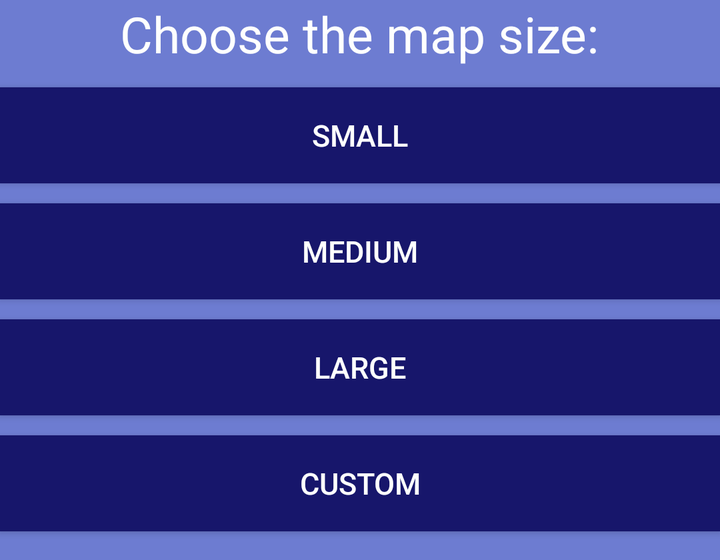
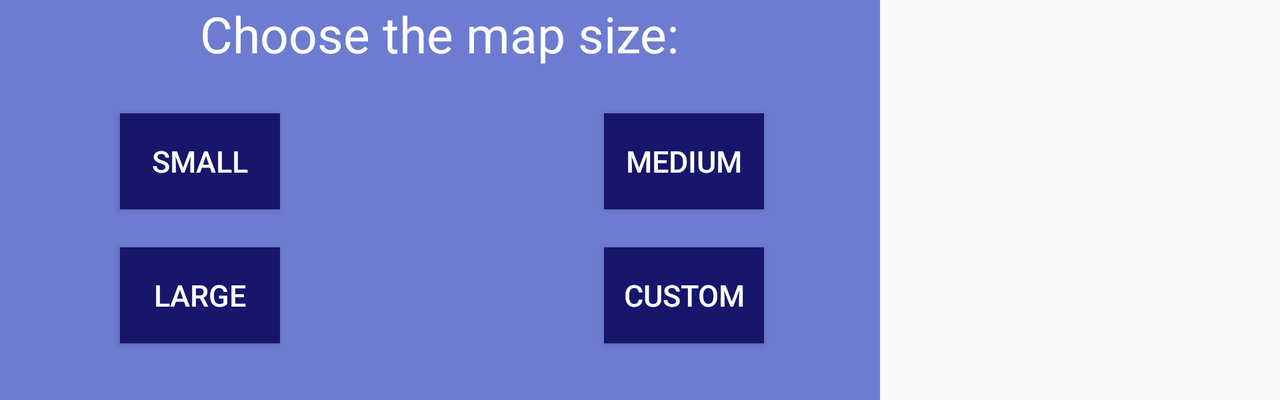

The same Android screen from two of the app's own layout files: first res/layout/ as a phone draws it, then the repository's variant for another configuration, drawn on a device whose configuration selects that folder. Both files follow.
<!-- AndroidManifest.xml: application theme AppTheme -->
<!-- res/layout/fragment_map_choices.xml -->
<RelativeLayout xmlns:android="http://schemas.android.com/apk/res/android"
    xmlns:tools="http://schemas.android.com/tools"
    android:layout_width="match_parent"
    android:layout_height="280dp"
    android:background="@color/colorPrimary"
    tools:context="edu.temple.fourcolorgame.Fragments.MapChoices">

    <Button style="@style/Widget.AppCompat.Button.Colored"
        android:id="@+id/small_map"
        android:layout_height="wrap_content"
        android:gravity="center"
        android:background="@color/colorPrimaryDark"
        android:text="@string/small_map"
        android:textColor="@color/colorText"
        android:textSize="15sp"
        android:layout_width="match_parent"
        android:layout_marginTop="10dp"
        android:layout_below="@+id/game_details_title"
        android:layout_centerHorizontal="true" />

    <Button style="@style/Widget.AppCompat.Button.Colored"
        android:id="@+id/medium_map"
        android:layout_width="match_parent"
        android:layout_height="wrap_content"
        android:gravity="center"
        android:background="@color/colorPrimaryDark"
        android:text="@string/medium_map"
        android:textColor="@color/colorText"
        android:textSize="15sp"
        android:layout_below="@+id/small_map"
        android:layout_alignStart="@+id/small_map"
        android:layout_marginTop="10dp" />

    <Button style="@style/Widget.AppCompat.Button.Colored"
        android:id="@+id/large_map"
        android:layout_height="wrap_content"
        android:gravity="center"
        android:background="@color/colorPrimaryDark"
        android:text="@string/large_map"
        android:textColor="@color/colorText"
        android:textSize="15sp"
        android:layout_width="match_parent"
        android:layout_centerVertical="true"
        android:layout_below="@+id/medium_map"
        android:layout_alignStart="@+id/medium_map"
        android:layout_marginTop="10dp"/>

    <Button style="@style/Widget.AppCompat.Button.Colored"
        android:id="@+id/custom_map"
        android:layout_height="wrap_content"
        android:gravity="center"
        android:background="@color/colorPrimaryDark"
        android:text="@string/custom_map"
        android:textColor="@color/colorText"
        android:textSize="15sp"
        android:layout_width="match_parent"
        android:layout_below="@+id/large_map"
        android:layout_alignStart="@+id/large_map"
        android:layout_marginTop="10dp" />

    <TextView
        android:text="@string/map_size"
        android:textColor="@color/colorText"
        android:textSize="25sp"
        android:layout_width="wrap_content"
        android:layout_height="wrap_content"
        android:id="@+id/game_details_title"
        android:layout_alignParentTop="true"
        android:layout_centerHorizontal="true" />

</RelativeLayout>
<!-- resources referenced by this layout -->
<resources>
  <color name="colorPrimary">#6d7cd1</color>
  <color name="colorPrimaryDark">#17166b</color>
  <color name="colorText">#fefffe</color>
  <string name="custom_map">Custom</string>
  <string name="large_map">Large</string>
  <string name="map_size">Choose the map size:</string>
  <string name="medium_map">Medium</string>
  <string name="small_map">Small</string>
  <style name="AppTheme" parent="Theme.AppCompat.Light.NoActionBar">
          
          <item name="colorPrimary">@color/colorPrimary</item>
          <item name="colorPrimaryDark">@color/colorPrimaryDark</item>
          <item name="colorAccent">@color/colorAccent</item>
      </style>
  <color name="colorAccent">#00de7a</color>
</resources>
<!-- res/layout-land/fragment_map_choices.xml (the repository's variant of the layout above) -->
<!-- drawn on the phone turned sideways -->
<RelativeLayout xmlns:android="http://schemas.android.com/apk/res/android"
    xmlns:tools="http://schemas.android.com/tools"
    android:layout_width="440dp"
    android:layout_height="200dp"
    android:background="@color/colorPrimary"
    tools:context="edu.temple.fourcolorgame.Fragments.MapChoices">

    <TextView
        android:text="@string/map_size"
        android:textColor="@color/colorText"
        android:textSize="25sp"
        android:layout_width="wrap_content"
        android:layout_height="wrap_content"
        android:id="@+id/game_details_title"
        android:layout_alignParentTop="true"
        android:layout_centerHorizontal="true" />

    <Button style="@style/Widget.AppCompat.Button.Colored"
        android:id="@+id/small_map"
        android:layout_height="wrap_content"
        android:gravity="center"
        android:background="@color/colorPrimaryDark"
        android:text="@string/small_map"
        android:textColor="@color/colorText"
        android:textSize="15sp"
        android:layout_width="80dp"
        android:layout_marginTop="23dp"
        android:layout_below="@+id/game_details_title"
        android:layout_alignParentStart="true"
        android:layout_marginStart="60dp" />

    <Button style="@style/Widget.AppCompat.Button.Colored"
        android:id="@+id/medium_map"
        android:layout_width="80dp"
        android:layout_height="wrap_content"
        android:gravity="center"
        android:background="@color/colorPrimaryDark"
        android:text="@string/medium_map"
        android:textColor="@color/colorText"
        android:textSize="15sp"
        android:layout_alignBaseline="@+id/small_map"
        android:layout_alignBottom="@+id/small_map"
        android:layout_alignParentEnd="true"
        android:layout_marginEnd="58dp" />

    <Button style="@style/Widget.AppCompat.Button.Colored"
        android:id="@+id/large_map"
        android:layout_height="wrap_content"
        android:gravity="center"
        android:background="@color/colorPrimaryDark"
        android:text="@string/large_map"
        android:textColor="@color/colorText"
        android:textSize="15sp"
        android:layout_width="80dp"
        android:layout_marginTop="19dp"
        android:layout_below="@+id/small_map"
        android:layout_alignStart="@+id/small_map" />

    <Button style="@style/Widget.AppCompat.Button.Colored"
        android:id="@+id/custom_map"
        android:layout_height="wrap_content"
        android:gravity="center"
        android:background="@color/colorPrimaryDark"
        android:text="@string/custom_map"
        android:textColor="@color/colorText"
        android:textSize="15sp"
        android:layout_width="80dp"
        android:layout_alignTop="@+id/large_map"
        android:layout_alignStart="@+id/medium_map" />

</RelativeLayout>
